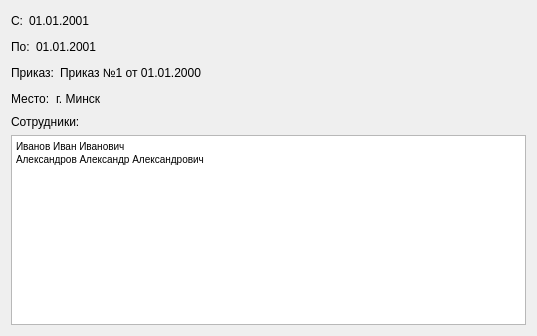
<?xml version="1.0" encoding="UTF-8"?>
<ui version="4.0">
 <class>ShowBusinessTripWidget</class>
 <widget class="QWidget" name="ShowBusinessTripWidget">
  <property name="geometry">
   <rect>
    <x>0</x>
    <y>0</y>
    <width>537</width>
    <height>336</height>
   </rect>
  </property>
  <property name="windowTitle">
   <string>Form</string>
  </property>
  <layout class="QVBoxLayout" name="verticalLayout">
   <item>
    <layout class="QHBoxLayout" name="horizontalLayout">
     <item>
      <widget class="QLabel" name="label">
       <property name="text">
        <string>С:</string>
       </property>
      </widget>
     </item>
     <item>
      <widget class="QLabel" name="label_2">
       <property name="text">
        <string>01.01.2001</string>
       </property>
      </widget>
     </item>
     <item>
      <spacer name="horizontalSpacer">
       <property name="orientation">
        <enum>Qt::Horizontal</enum>
       </property>
       <property name="sizeHint" stdset="0">
        <size>
         <width>40</width>
         <height>20</height>
        </size>
       </property>
      </spacer>
     </item>
    </layout>
   </item>
   <item>
    <layout class="QHBoxLayout" name="horizontalLayout_2">
     <item>
      <widget class="QLabel" name="label_3">
       <property name="text">
        <string>По:</string>
       </property>
      </widget>
     </item>
     <item>
      <widget class="QLabel" name="label_4">
       <property name="text">
        <string>01.01.2001</string>
       </property>
      </widget>
     </item>
     <item>
      <spacer name="horizontalSpacer_2">
       <property name="orientation">
        <enum>Qt::Horizontal</enum>
       </property>
       <property name="sizeHint" stdset="0">
        <size>
         <width>40</width>
         <height>20</height>
        </size>
       </property>
      </spacer>
     </item>
    </layout>
   </item>
   <item>
    <layout class="QHBoxLayout" name="horizontalLayout_3">
     <item>
      <widget class="QLabel" name="label_5">
       <property name="text">
        <string>Приказ:</string>
       </property>
      </widget>
     </item>
     <item>
      <widget class="QLabel" name="label_6">
       <property name="text">
        <string>Приказ №1 от 01.01.2000</string>
       </property>
      </widget>
     </item>
     <item>
      <spacer name="horizontalSpacer_3">
       <property name="orientation">
        <enum>Qt::Horizontal</enum>
       </property>
       <property name="sizeHint" stdset="0">
        <size>
         <width>40</width>
         <height>20</height>
        </size>
       </property>
      </spacer>
     </item>
    </layout>
   </item>
   <item>
    <layout class="QHBoxLayout" name="horizontalLayout_4">
     <item>
      <widget class="QLabel" name="label_7">
       <property name="text">
        <string>Место:</string>
       </property>
      </widget>
     </item>
     <item>
      <widget class="QLabel" name="label_8">
       <property name="text">
        <string>г. Минск</string>
       </property>
      </widget>
     </item>
     <item>
      <spacer name="horizontalSpacer_4">
       <property name="orientation">
        <enum>Qt::Horizontal</enum>
       </property>
       <property name="sizeHint" stdset="0">
        <size>
         <width>40</width>
         <height>20</height>
        </size>
       </property>
      </spacer>
     </item>
    </layout>
   </item>
   <item>
    <widget class="QLabel" name="label_9">
     <property name="text">
      <string>Сотрудники:</string>
     </property>
    </widget>
   </item>
   <item>
    <widget class="QTextBrowser" name="textBrowser">
     <property name="html">
      <string>&lt;!DOCTYPE HTML PUBLIC &quot;-//W3C//DTD HTML 4.0//EN&quot; &quot;http://www.w3.org/TR/REC-html40/strict.dtd&quot;&gt;
&lt;html&gt;&lt;head&gt;&lt;meta name=&quot;qrichtext&quot; content=&quot;1&quot; /&gt;&lt;style type=&quot;text/css&quot;&gt;
p, li { white-space: pre-wrap; }
&lt;/style&gt;&lt;/head&gt;&lt;body style=&quot; font-family:'MS Shell Dlg 2'; font-size:7.8pt; font-weight:400; font-style:normal;&quot;&gt;
&lt;p style=&quot; margin-top:0px; margin-bottom:0px; margin-left:0px; margin-right:0px; -qt-block-indent:0; text-indent:0px;&quot;&gt;Иванов Иван Иванович&lt;/p&gt;
&lt;p style=&quot; margin-top:0px; margin-bottom:0px; margin-left:0px; margin-right:0px; -qt-block-indent:0; text-indent:0px;&quot;&gt;Александров Александр Александрович&lt;/p&gt;&lt;/body&gt;&lt;/html&gt;</string>
     </property>
    </widget>
   </item>
  </layout>
 </widget>
 <resources/>
 <connections/>
</ui>
